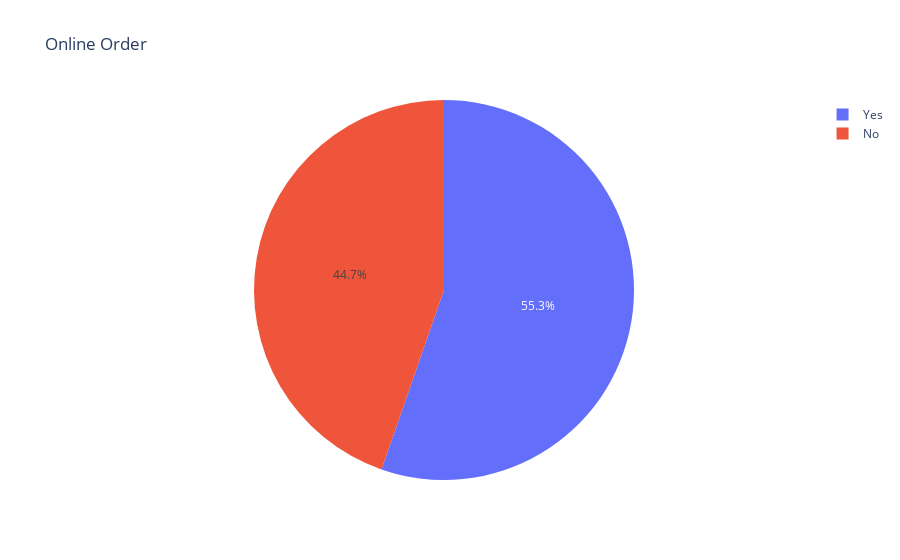

Notebook source saved alongside this figure:
### Code cell
df_online_order = df['online_order'].value_counts(normalize=True).reset_index()
px.pie(data_frame=df_online_order, names='online_order', values='proportion', title='Online Order')

### Figure 1 — Plotly figure (JSON) as saved in the notebook; plotly's stock layout.template omitted (floating-point values rounded to 4 significant figures)
{"data": [{"domain": {"x": [0, 1], "y": [0, 1]}, "hovertemplate": "online_order=%{label}<br>proportion=%{value}<extra></extra>", "labels": ["Yes", "No"], "legendgroup": "", "name": "", "showlegend": true, "type": "pie", "values": [0.5533, 0.4467]}], "layout": {"legend": {"tracegroupgap": 0}, "title": {"text": "Online Order"}}}
